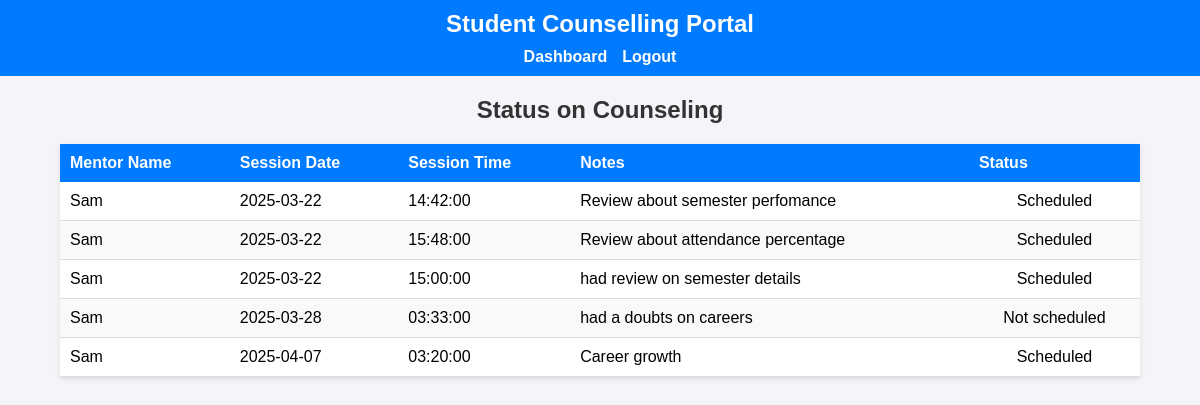
The page /statusonCounseling.php (signed in) on the database its author committed.
### tables this page shows
CREATE TABLE `counseling_sessions` (
  `id` int(11) NOT NULL,
  `mentor_id` int(11) NOT NULL,
  `mentee_id` int(11) NOT NULL,
  `session_date` date NOT NULL,
  `session_time` time NOT NULL,
  `notes` text DEFAULT NULL,
  `status` varchar(50) NOT NULL
);

CREATE TABLE `users` (
  `id` int(11) NOT NULL,
  `username` varchar(50) NOT NULL,
  `email` varchar(100) NOT NULL,
  `password` varchar(255) NOT NULL,
  `user_type` enum('admin','staff','student') NOT NULL,
  `rollno` varchar(50) DEFAULT NULL,
  `programme_name` text NOT NULL DEFAULT 'BSc Computer Technology'
);

### statusonCounseling.php (the view, shortened to what this page needs)
<?php
include 'db_connection.php';
$student_id = $_SESSION['student_id'];
$sql = "SELECT cs.session_date, cs.session_time, cs.notes, cs.status, u.username as mentor_username
        FROM counseling_sessions cs
        JOIN users u ON cs.mentor_id = u.id
        WHERE cs.mentee_id = '$student_id'";
$result = mysqli_query($conn, $sql);
$counseling_sessions = mysqli_fetch_all($result, MYSQLI_ASSOC);
?>
<!DOCTYPE html>
<html lang="en">
<head>
    <link rel="stylesheet" href="status.css">
</head>
<body>
<header>
    <h1>Student Counselling Portal</h1>
    <nav>
        <ul>
            <li><a href="student_dashboard.php">Dashboard</a></li>
            <li><a href="logout.php">Logout</a></li>
        </ul>
    </nav>
</header>
<h2>Status on Counseling</h2>
<table>
    <thead>
        <tr>
            <th>Mentor Name</th>
            <th>Session Date</th>
            <th>Session Time</th>
            <th>Notes</th>
            <th>Status</th>
        </tr>
    </thead>
    <tbody>
        <?php foreach ($counseling_sessions as $session) { ?>
            <tr>
                <td><?php echo $session['mentor_username']; ?></td>
                <td><?php echo $session['session_date']; ?></td>
                <td><?php echo $session['session_time']; ?></td>
                <td><?php echo $session['notes']; ?></td>
                <td><?php echo ucfirst($session['status']); ?></td>
            </tr>
        <?php } ?>
    </tbody>
</table>
</body>
</html>

### status.css (style rules this page uses)
body { font-family: Arial, sans-serif; margin: 0; padding: 0; background-color: #f4f4f9; }
header { background-color: #007bff; color: white; padding: 10px 20px; text-align: center; }
header h1 { margin: 0; font-size: 24px; }
header nav ul { list-style: none; padding: 0; margin: 10px 0 0; display: flex; justify-content: center; gap: 15px; }
header nav ul li { display: inline; }
header nav ul li a { color: white; text-decoration: none; font-weight: bold; }
h2 { text-align: center; margin: 20px 0; color: #333; }
table { width: 90%; margin: 20px auto; border-collapse: collapse; background-color: white; box-shadow: 0 2px 5px rgba(0, 0, 0, 0.1); }
table thead { background-color: #007bff; color: white; }
table thead th { padding: 10px; text-align: left; }
table tbody tr { border-bottom: 1px solid #ddd; }
table tbody tr:nth-child(even) { background-color: #f9f9f9; }
table tbody td { padding: 10px; text-align: left; }
table tbody td:last-child { text-align: center; }
a { text-decoration: none; color: inherit; }

### rows shown on the page
counseling_sessions: mentor.username "Sam", session_date "2025-03-22", session_time "14:42:00", notes "Review about semester perfomance", status "Scheduled"
counseling_sessions: mentor.username "Sam", session_date "2025-03-22", session_time "15:48:00", notes "Review about attendance percentage", status "Scheduled"
counseling_sessions: mentor.username "Sam", session_date "2025-03-22", session_time "15:00:00", notes "had review on semester details", status "Scheduled"
counseling_sessions: mentor.username "Sam", session_date "2025-03-28", session_time "03:33:00", notes "had a doubts on careers", status "Not scheduled"
counseling_sessions: mentor.username "Sam", session_date "2025-04-07", session_time "03:20:00", notes "Career growth", status "Scheduled"
